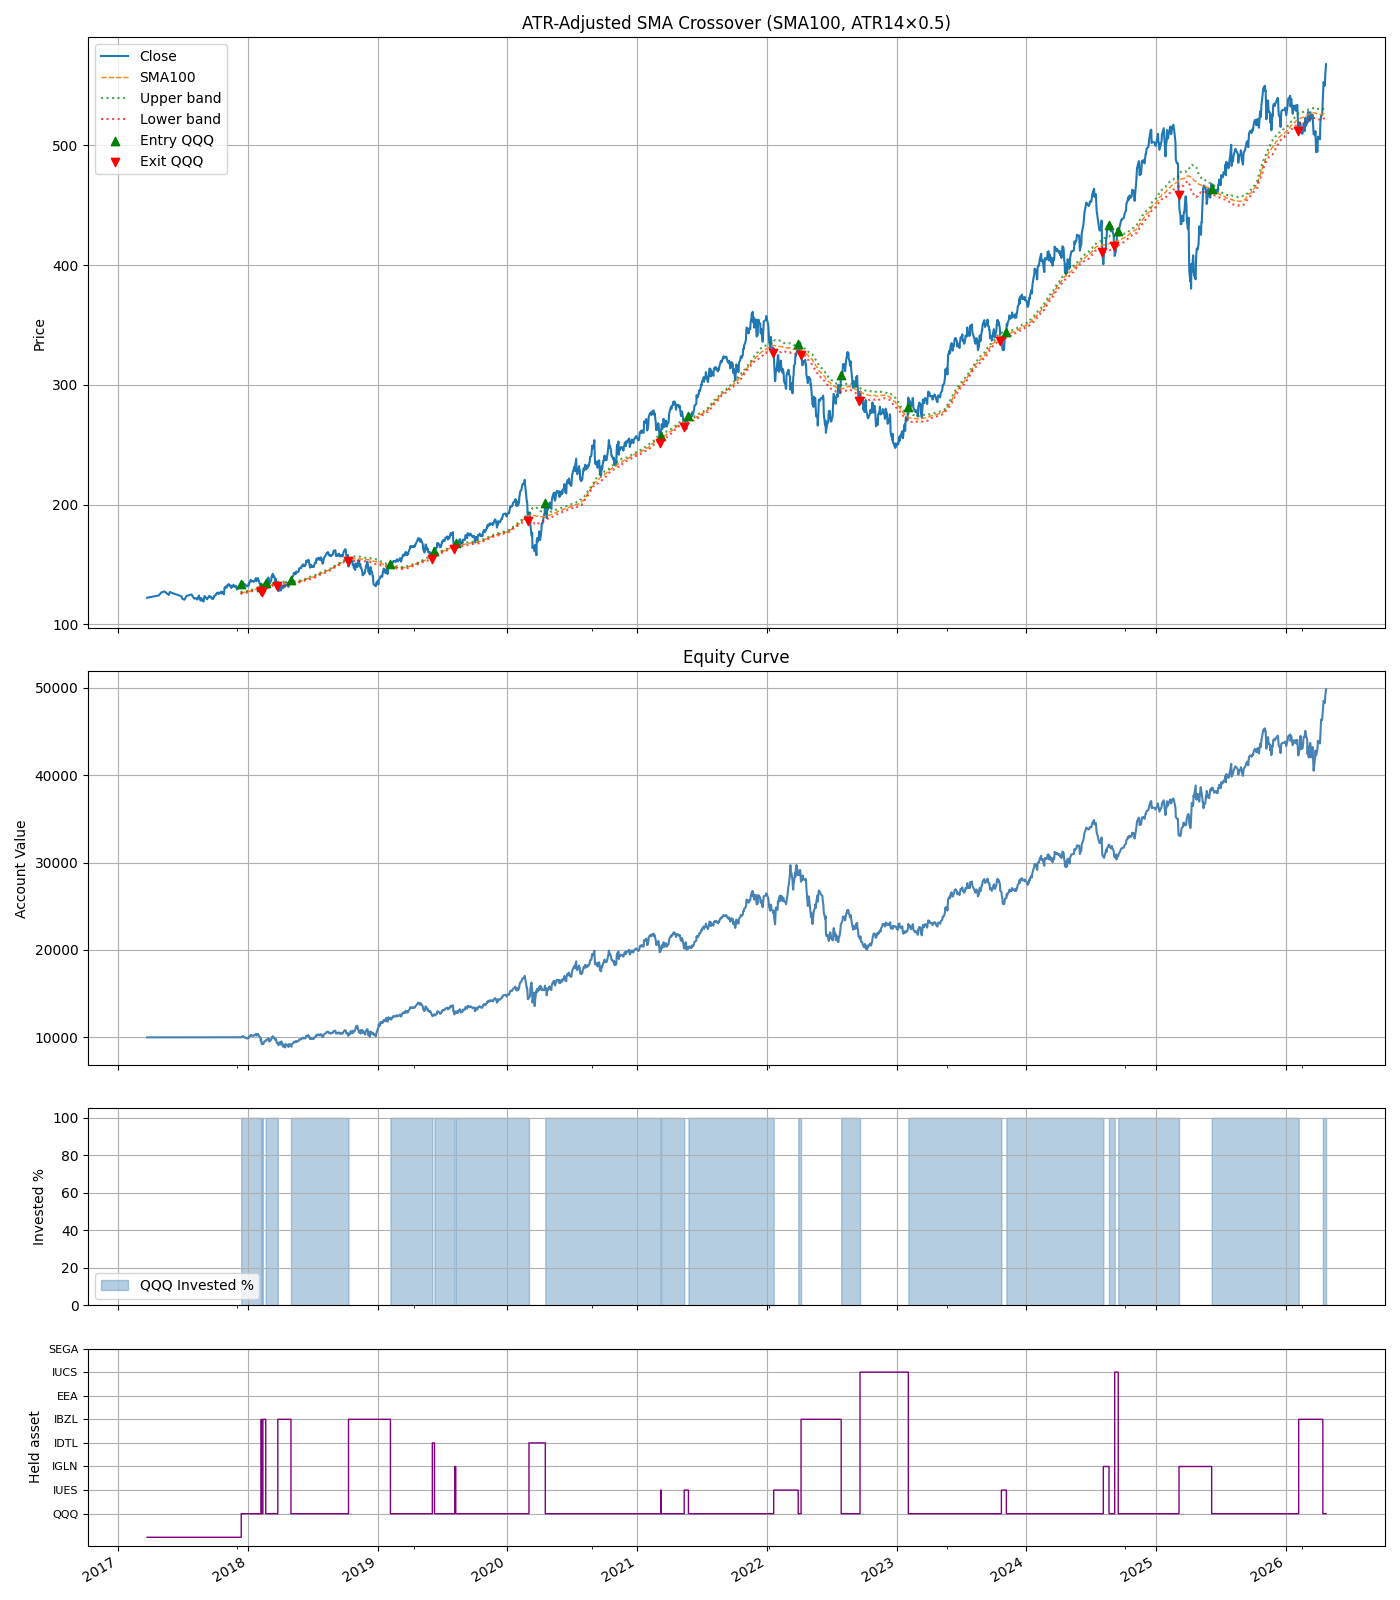

Recreate this plot in Python.
"""
Backtest QQQ - ATR-Adjusted SMA Crossover

Direct upgrade over fixed-band SMA crossover. The band widens automatically
during high-volatility periods (fewer whipsaws) and narrows during calm markets
(more responsive signals).

Entry: Close > SMA(sma_window) * (1 + ATR(atr_window)/Close * atr_multiplier)
Exit:  Close < SMA(sma_window) * (1 - ATR(atr_window)/Close * atr_multiplier)

When alt_dfs provided: on exit from QQQ, rotate to best of alt_assets (TLT/GLD)
by N-day momentum, or safe_asset (SHY) if all negative. Re-enter QQQ on entry signal.

Grid search: sma_window (100-250), atr_window (10-20), atr_multiplier (0.5-2.0)
"""

import os
import math
import itertools
import pandas as pd
import numpy as np
import sys
import matplotlib.pyplot as plt

_ALGO_ROOT = os.path.dirname(os.path.dirname(os.path.abspath(__file__)))
if _ALGO_ROOT not in sys.path:
    sys.path.insert(0, _ALGO_ROOT)
from data_loader import load_ohlcv, load_all


DEFAULT_ALT_ASSETS   = ('TLT', 'GLD')
DEFAULT_SAFE_ASSET   = 'SHY'
DEFAULT_ALT_LOOKBACK = 63


def fetch_data(ticker='QQQ', period='5y'):
    return load_ohlcv(ticker, period=period)


def fetch_all(assets, period='5y'):
    """Load Open+Close for each asset. Returns dict {ticker: df}."""
    return load_all(list(assets), period=period)


def select_alt_asset(mom_row, alt_assets, safe_asset):
    """Pick best alt asset with positive momentum, else safe_asset."""
    alt_mom = {t: float(mom_row[t]) for t in alt_assets
               if t in mom_row.index and not pd.isna(mom_row[t])}
    if not alt_mom:
        return safe_asset
    best = max(alt_mom, key=alt_mom.get)
    return best if alt_mom[best] > 0 else safe_asset


def compute_atr(df, window):
    prev_close = df['Close'].shift(1)
    tr = pd.concat([
        df['High'] - df['Low'],
        (df['High'] - prev_close).abs(),
        (df['Low'] - prev_close).abs(),
    ], axis=1).max(axis=1)
    return tr.rolling(window).mean()


def max_drawdown(equity):
    roll_max = equity.cummax()
    return ((equity - roll_max) / roll_max).min()


def compute_stats(equity_series, initial_capital, closed_trades, df=None):
    trades_df = pd.DataFrame(closed_trades)
    total_return = equity_series.iloc[-1] / initial_capital - 1.0
    years = (equity_series.index[-1] - equity_series.index[0]).days / 365.25
    cagr = (equity_series.iloc[-1] / initial_capital) ** (1 / years) - 1 if years > 0 else np.nan
    if df is not None and years > 0:
        bh_cagr = (float(df['Close'].iloc[-1]) / float(df['Close'].iloc[0])) ** (1 / years) - 1
    else:
        bh_cagr = np.nan
    md = max_drawdown(equity_series)
    if len(trades_df) > 0 and 'pnl' in trades_df.columns:
        qqq_trades = trades_df[trades_df['asset'] == 'QQQ'] if 'asset' in trades_df.columns else trades_df
        if len(qqq_trades) == 0:
            qqq_trades = trades_df
        win_rate = len(qqq_trades[qqq_trades['pnl'] > 0]) / len(qqq_trades)
        avg_pnl = qqq_trades['pnl'].mean()
        trade_returns = (qqq_trades['exit_price'] - qqq_trades['entry_price']) / qqq_trades['entry_price']
        avg_trade_return = trade_returns.mean()
        max_trade_gain = trade_returns.max()
        max_trade_drop = trade_returns.min()
    else:
        win_rate = avg_pnl = avg_trade_return = max_trade_gain = max_trade_drop = np.nan
    return {
        'total_return': total_return, 'cagr': cagr, 'bh_cagr': bh_cagr,
        'max_drawdown': md, 'n_trades_closed': len(trades_df),
        'win_rate': win_rate, 'avg_pnl': avg_pnl,
        'avg_trade_return': avg_trade_return,
        'max_trade_gain': max_trade_gain, 'max_trade_drop': max_trade_drop,
        'trades_df': trades_df,
    }


def print_stats(stats, initial_capital, equity_series, sma_window, atr_window, atr_multiplier, out_paths):
    print('ATR-Adjusted SMA backtest summary:')
    print(f'Initial capital:          {initial_capital:,.2f}')
    print(f'SMA window:               {sma_window}')
    print(f'ATR window:               {atr_window}')
    print(f'ATR multiplier:           {atr_multiplier}')
    print(f'Final equity:             {equity_series.iloc[-1]:,.2f}')
    print(f'Total return:             {stats["total_return"]:.2%}')
    print(f'CAGR:                     {stats["cagr"]:.2%}')
    print(f'CAGR buy & hold:          {stats["bh_cagr"]:.2%}' if not pd.isna(stats['bh_cagr']) else 'CAGR buy & hold:          N/A')
    print(f'Max drawdown:             {stats["max_drawdown"]:.2%}')
    print(f'Number of trades:         {stats["n_trades_closed"]}')
    if not pd.isna(stats['win_rate']):
        print(f'Win rate:                 {stats["win_rate"]:.2%}')
        print(f'Average return per trade: {stats["avg_trade_return"]:.2%}')
        print(f'Max gain per trade:       {stats["max_trade_gain"]:.2%}')
        print(f'Max drop per trade:       {stats["max_trade_drop"]:.2%}')
    print(f'Trades CSV:               {out_paths["trades_csv"]}')
    print(f'Plot:                     {out_paths["fig_path"]}')


def save_plots(df, equity_series, invested_list, stats, sma_window, atr_window, atr_multiplier,
               out_dir, held_asset_list=None, all_assets=None):
    trades_df = stats['trades_df'].copy()
    if len(trades_df) > 0:
        trades_df['entry_date'] = pd.to_datetime(trades_df['entry_date'])
        trades_df['exit_date']  = pd.to_datetime(trades_df['exit_date'])

    invested_series = pd.Series(invested_list, index=equity_series.index)

    n_panels = 4 if held_asset_list is not None else 3
    height_ratios = [3, 2, 1, 1] if n_panels == 4 else [3, 2, 1]
    fig, axes = plt.subplots(n_panels, 1, sharex=True, figsize=(14, 4 * n_panels),
                             gridspec_kw={'height_ratios': height_ratios})
    ax_price, ax_equity, ax_inv = axes[0], axes[1], axes[2]

    df['Close'].plot(ax=ax_price, label='Close')
    df['SMA'].plot(ax=ax_price, label=f'SMA{sma_window}', linestyle='--', linewidth=1)
    df['upper_band'].plot(ax=ax_price, label='Upper band', linestyle=':', color='green', alpha=0.7)
    df['lower_band'].plot(ax=ax_price, label='Lower band', linestyle=':', color='red', alpha=0.7)
    if len(trades_df) > 0:
        qqq_trades = trades_df[trades_df['asset'] == 'QQQ'] if 'asset' in trades_df.columns else trades_df
        if len(qqq_trades) > 0:
            ax_price.scatter(qqq_trades['entry_date'], qqq_trades['entry_price'],
                             marker='^', color='green', label='Entry QQQ', zorder=5)
            ax_price.scatter(qqq_trades['exit_date'], qqq_trades['exit_price'],
                             marker='v', color='red', label='Exit QQQ', zorder=5)
    ax_price.set_title(f'ATR-Adjusted SMA Crossover (SMA{sma_window}, ATR{atr_window}×{atr_multiplier})')
    ax_price.set_ylabel('Price')
    ax_price.legend()
    ax_price.grid(True)

    equity_series.plot(ax=ax_equity, color='steelblue')
    ax_equity.set_title('Equity Curve')
    ax_equity.set_ylabel('Account Value')
    ax_equity.grid(True)

    ax_inv.fill_between(invested_series.index, invested_series.values * 100,
                        step='post', alpha=0.4, color='steelblue', label='QQQ Invested %')
    ax_inv.set_ylabel('Invested %')
    ax_inv.set_ylim(0, 105)
    ax_inv.grid(True)
    ax_inv.legend()

    if held_asset_list is not None and all_assets is not None:
        ax_held = axes[3]
        asset_codes = {a: i for i, a in enumerate(all_assets)}
        held_series = pd.Series(held_asset_list, index=equity_series.index)
        held_numeric = held_series.map(asset_codes).fillna(-1)
        held_numeric.plot(ax=ax_held, drawstyle='steps-post', color='purple', linewidth=1)
        ax_held.set_yticks(list(asset_codes.values()))
        ax_held.set_yticklabels(list(asset_codes.keys()), fontsize=8)
        ax_held.set_ylabel('Held asset')
        ax_held.grid(True)

    fig.tight_layout()
    out_fig = os.path.join(out_dir, 'backtest_atr_sma.png')
    fig.savefig(out_fig)
    plt.close(fig)
    return out_fig


def run_backtest_atr_sma(ticker='QQQ', period='5y', initial_capital=10000.0,
                          sma_window=200, atr_window=20, atr_multiplier=1.0,
                          alt_assets=DEFAULT_ALT_ASSETS,
                          safe_asset=DEFAULT_SAFE_ASSET,
                          alt_lookback=DEFAULT_ALT_LOOKBACK,
                          verbose=True, df=None, alt_dfs=None):
    out_dir = os.path.dirname(__file__)
    if df is None:
        df = fetch_data(ticker, period)
        df.index = pd.to_datetime(df.index)
        df = df[['Open', 'High', 'Low', 'Close', 'Volume']]
    if df.empty:
        raise ValueError('No data returned.')
    df = df.copy()

    use_alt = alt_dfs is not None

    if use_alt:
        alt_all    = list(alt_assets) + [safe_asset]
        alt_closes = pd.DataFrame({t: alt_dfs[t]['Close'] for t in alt_all if t in alt_dfs})
        alt_opens  = pd.DataFrame({t: alt_dfs[t]['Open']  for t in alt_all if t in alt_dfs})
        common     = df.index.intersection(alt_closes.dropna().index)
        df         = df.loc[common].copy()
        alt_closes = alt_closes.loc[common]
        alt_opens  = alt_opens.loc[common]
        alt_momentum = alt_closes / alt_closes.shift(alt_lookback) - 1

    df['SMA']        = df['Close'].rolling(sma_window).mean()
    df['ATR']        = compute_atr(df, atr_window)
    df['band']       = df['ATR'] / df['Close'] * atr_multiplier
    df['upper_band'] = df['SMA'] * (1 + df['band'])
    df['lower_band'] = df['SMA'] * (1 - df['band'])

    warmup = max(sma_window, atr_window)

    cash        = float(initial_capital)
    shares      = 0.0
    in_position = False
    entry_price = entry_date = entry_idx = None

    alt_asset       = None
    alt_shares      = 0.0
    alt_entry_price = None
    alt_entry_date  = None
    alt_entry_idx   = None

    equity_list     = []
    equity_dates    = []
    invested_list   = []
    held_asset_list = []
    closed_trades   = []

    for i in range(len(df)):
        date  = df.index[i]
        close = float(df['Close'].iat[i])

        alt_val   = (alt_shares * float(alt_closes[alt_asset].iat[i])
                     if use_alt and alt_asset is not None else 0.0)
        pos_value = shares * close
        eq        = cash + pos_value + alt_val
        equity_list.append(eq)
        equity_dates.append(date)
        invested_list.append(pos_value / eq if eq > 0 else 0.0)
        held_asset_list.append(
            ticker if in_position
            else (alt_asset if use_alt and alt_asset else 'CASH')
        )

        if i < warmup:
            continue
        sma_val  = df['SMA'].iat[i]
        band_val = df['band'].iat[i]
        if pd.isna(sma_val) or pd.isna(band_val):
            continue
        sma_f, band_f = float(sma_val), float(band_val)

        # Exit QQQ
        if in_position and close < sma_f * (1 - band_f):
            proceeds = shares * close
            pnl      = proceeds - shares * entry_price
            closed_trades.append({
                'asset': ticker,
                'entry_date': entry_date, 'entry_price': entry_price,
                'exit_date': date,        'exit_price': close,
                'shares': shares, 'pnl': pnl, 'held_days': i - (entry_idx or i),
            })
            cash       += proceeds
            shares      = 0.0
            in_position = False
            entry_price = entry_date = entry_idx = None

            # Rotate into alt when data available
            if use_alt and i + 1 < len(df) and not alt_momentum.iloc[i].isna().all():
                target        = select_alt_asset(alt_momentum.iloc[i], alt_assets, safe_asset)
                next_open_alt = float(alt_opens[target].iat[i + 1])
                alt_shares      = cash / next_open_alt
                cash           -= alt_shares * next_open_alt
                alt_asset       = target
                alt_entry_price = next_open_alt
                alt_entry_date  = df.index[i + 1]
                alt_entry_idx   = i + 1

        # Entry QQQ (sell alt first if held)
        if not in_position and close > sma_f * (1 + band_f):
            if i + 1 < len(df):
                next_open = float(df['Open'].iat[i + 1])
                next_date = df.index[i + 1]

                if use_alt and alt_asset is not None and alt_shares > 0:
                    exit_alt_px  = float(alt_opens[alt_asset].iat[i + 1])
                    alt_proceeds = alt_shares * exit_alt_px
                    alt_pnl      = alt_proceeds - alt_shares * alt_entry_price
                    closed_trades.append({
                        'asset': alt_asset,
                        'entry_date': alt_entry_date, 'entry_price': alt_entry_price,
                        'exit_date': next_date,        'exit_price': exit_alt_px,
                        'shares': alt_shares, 'pnl': alt_pnl,
                        'held_days': i + 1 - (alt_entry_idx or i + 1),
                    })
                    cash       += alt_proceeds
                    alt_shares  = 0.0
                    alt_asset   = None
                    alt_entry_price = alt_entry_date = alt_entry_idx = None

                shares      = cash / next_open
                cash       -= shares * next_open
                in_position = True
                entry_price = next_open
                entry_date  = next_date
                entry_idx   = i + 1

    equity_series = pd.Series(equity_list, index=equity_dates)
    stats = compute_stats(equity_series, initial_capital, closed_trades, df=df)

    trades_csv = fig_path = None
    if verbose:
        trades_csv = os.path.join(out_dir, 'trades_detail_atr_sma.csv')
        stats['trades_df'].to_csv(trades_csv, index=False)
        all_assets_plot = ([ticker] + list(alt_assets) + [safe_asset]) if use_alt else None
        fig_path = save_plots(df, equity_series, invested_list, stats,
                              sma_window, atr_window, atr_multiplier, out_dir,
                              held_asset_list=held_asset_list if use_alt else None,
                              all_assets=all_assets_plot)
        print_stats(stats, initial_capital, equity_series, sma_window, atr_window, atr_multiplier,
                    {'trades_csv': trades_csv, 'fig_path': fig_path})

    def _f(v):
        return round(float(v), 3) if not pd.isna(v) else None

    return {
        'initial_capital': float(initial_capital),
        'final_equity': _f(equity_series.iloc[-1]),
        'total_return': _f(stats['total_return']),
        'cagr': _f(stats['cagr']),
        'bh_cagr': _f(stats['bh_cagr']),
        'max_drawdown': _f(stats['max_drawdown']),
        'n_trades_closed': int(stats['n_trades_closed']),
        'win_rate': _f(stats['win_rate']),
        'avg_trade_return': _f(stats['avg_trade_return']),
        'max_trade_gain': _f(stats['max_trade_gain']),
        'max_trade_drop': _f(stats['max_trade_drop']),
        'fig_path': fig_path,
        'trades_csv': trades_csv,
    }


def grid_search(ticker='QQQ', period='5y', initial_capital=10000.0,
                sma_window_values=(100, 150, 200, 250),
                atr_window_values=(10, 14, 20),
                atr_multiplier_values=(0.5, 1.0, 1.5, 2.0),
                alt_assets=DEFAULT_ALT_ASSETS,
                safe_asset=DEFAULT_SAFE_ASSET,
                alt_lookback=DEFAULT_ALT_LOOKBACK,
                maximize='cagr'):
    combos = list(itertools.product(sma_window_values, atr_window_values, atr_multiplier_values))
    print(f'Grid search: {len(combos)} combinations...')
    print('Downloading QQQ data once...')
    raw_df = fetch_data(ticker, period)
    raw_df.index = pd.to_datetime(raw_df.index)
    raw_df = raw_df[['Open', 'High', 'Low', 'Close', 'Volume']]
    if raw_df.empty:
        raise ValueError('No data returned.')

    print('Downloading alt asset data (TLT, GLD, SHY)...')
    raw_alt_dfs = fetch_all(list(alt_assets) + [safe_asset], period)

    results = []
    for sma_w, atr_w, atr_m in combos:
        try:
            res = run_backtest_atr_sma(
                initial_capital=initial_capital,
                sma_window=sma_w, atr_window=atr_w, atr_multiplier=atr_m,
                alt_assets=alt_assets, safe_asset=safe_asset, alt_lookback=alt_lookback,
                verbose=False, df=raw_df, alt_dfs=raw_alt_dfs,
            )
            results.append({
                'sma_window': sma_w, 'atr_window': atr_w, 'atr_multiplier': atr_m,
                'cagr': res['cagr'], 'total_return': res['total_return'],
                'max_drawdown': res['max_drawdown'], 'win_rate': res['win_rate'],
                'n_trades': res['n_trades_closed'],
            })
        except Exception as e:
            print(f'  ERROR sma={sma_w},atr={atr_w},mult={atr_m}: {e}')

    results_df = pd.DataFrame(results).sort_values(maximize, ascending=False).reset_index(drop=True)
    print(f'\nTop 10 by {maximize}:')
    print(results_df.head(10).to_string(index=False))

    out_dir = os.path.dirname(__file__)
    csv_path = os.path.join(out_dir, 'grid_search_results.csv')
    results_df.to_csv(csv_path, index=False)
    print(f'\nFull results saved to: {csv_path}')

    best = results_df.iloc[0]
    print(f'\n--- Best parameters (by {maximize}) ---')
    print(f'  sma_window={int(best["sma_window"])}, atr_window={int(best["atr_window"])}, '
          f'atr_multiplier={best["atr_multiplier"]}')
    print('Running full backtest with best parameters...\n')
    run_backtest_atr_sma(
        initial_capital=initial_capital,
        sma_window=int(best['sma_window']),
        atr_window=int(best['atr_window']),
        atr_multiplier=best['atr_multiplier'],
        alt_assets=alt_assets, safe_asset=safe_asset, alt_lookback=alt_lookback,
        verbose=True, df=raw_df, alt_dfs=raw_alt_dfs,
    )
    return results_df


if __name__ == '__main__':
    res = run_backtest_atr_sma(initial_capital=10000.0, sma_window=200, atr_window=20, atr_multiplier=1.0)
    print('\nRESULT:', res)
